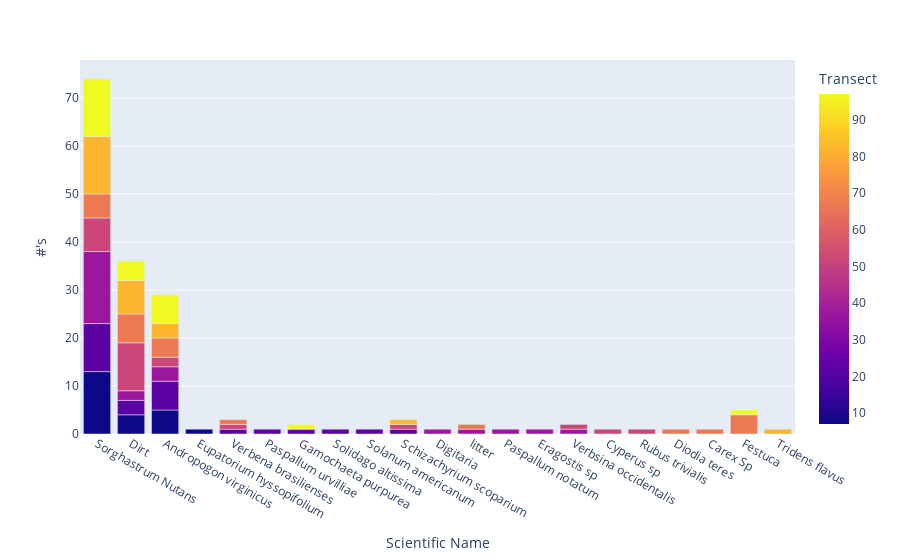

Notebook code cell kept with this figure:
### Code cell
plantFig13= px.bar(plants13, x="Scientific Name", y="#'s", color="Transect", barmode="group")
#plantFig13.write_html("plantFig13.html")
plantFig13.show()

### Figure 1 — Plotly figure (JSON) as saved in the notebook; plotly's stock layout.template omitted (floating-point values rounded to 4 significant figures)
{"data": [{"alignmentgroup": "True", "hovertemplate": "Scientific Name=%{x}<br>#'s=%{y}<br>Transect=%{marker.color}<extra></extra>", "legendgroup": "", "marker": {"color": [7, 7, 7, 7, 22, 22, 22, 22, 22, 22, 22, 22, 22, 37, 37, 37, 37, 37, 37, 37, 37, 52, 52, 52, 52, 52, 52, 52, 52, 67, 67, 67, 67, 67, 67, 67, 67, 82, 82, 82, 82, 82, 97, 97, 97, 97, 97], "coloraxis": "coloraxis", "pattern": {"shape": ""}}, "name": "", "offsetgroup": "", "orientation": "v", "showlegend": false, "textposition": "auto", "type": "bar", "x": ["Sorghastrum Nutans ", "Dirt", "Andropogon virginicus ", "Eupatorium hyssopifolium ", "Sorghastrum Nutans ", "Dirt", "Verbena brasilienses", "Paspallum urvilliae ", "Andropogon virginicus ", "Gamochaeta purpurea ", "Solidago altissima ", "Solanum americanum ", "Schizachyrium scoparium ", "Digitaria ", "Sorghastrum Nutans ", "Andropogon virginicus ", "Dirt", "litter", "Paspallum notatum ", "Eragostis sp", "Verbsina occidentalis ", "Dirt", "Cyperus sp ", "Rubus trivialis ", "Sorghastrum Nutans ", "Verbena brasilienses", "Schizachyrium scoparium ", "Andropogon virginicus ", "Verbsina occidentalis ", "Dirt", "Diodia teres ", "Andropogon virginicus ", "Carex Sp", "Festuca ", "Sorghastrum Nutans ", "Verbena brasilienses", "litter", "Sorghastrum Nutans ", "Dirt", "Andropogon virginicus ", "Schizachyrium scoparium ", "Tridens flavus ", "Dirt", "Sorghastrum Nutans ", "Andropogon virginicus ", "Gamochaeta purpurea ", "Festuca "], "xaxis": "x", "y": [13, 4, 5, 1, 10, 3, 1, 1, 6, 1, 1, 1, 1, 1, 15, 3, 2, 1, 1, 1, 1, 10, 1, 1, 7, 1, 1, 2, 1, 6, 1, 4, 1, 4, 5, 1, 1, 12, 7, 3, 1, 1, 4, 12, 6, 1, 1], "yaxis": "y"}], "layout": {"barmode": "group", "coloraxis": {"colorbar": {"title": {"text": "Transect"}}, "colorscale": [[0, "#0d0887"], [0.1111, "#46039f"], [0.2222, "#7201a8"], [0.3333, "#9c179e"], [0.4444, "#bd3786"], [0.5556, "#d8576b"], [0.6667, "#ed7953"], [0.7778, "#fb9f3a"], [0.8889, "#fdca26"], [1, "#f0f921"]]}, "legend": {"tracegroupgap": 0}, "margin": {"t": 60}, "xaxis": {"anchor": "y", "domain": [0, 1], "title": {"text": "Scientific Name"}}, "yaxis": {"anchor": "x", "domain": [0, 1], "title": {"text": "#'s"}}}}
